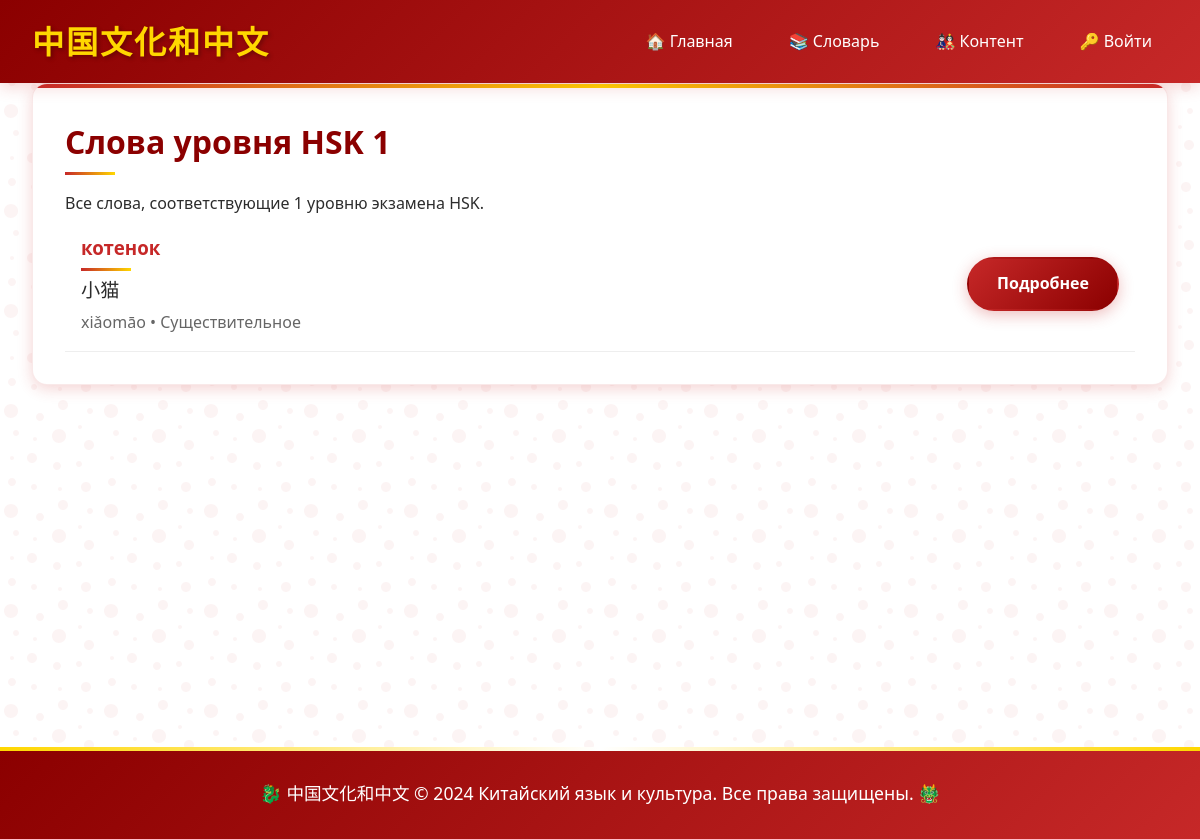
Before: /dictionary/hsk/1/ with the older database file.
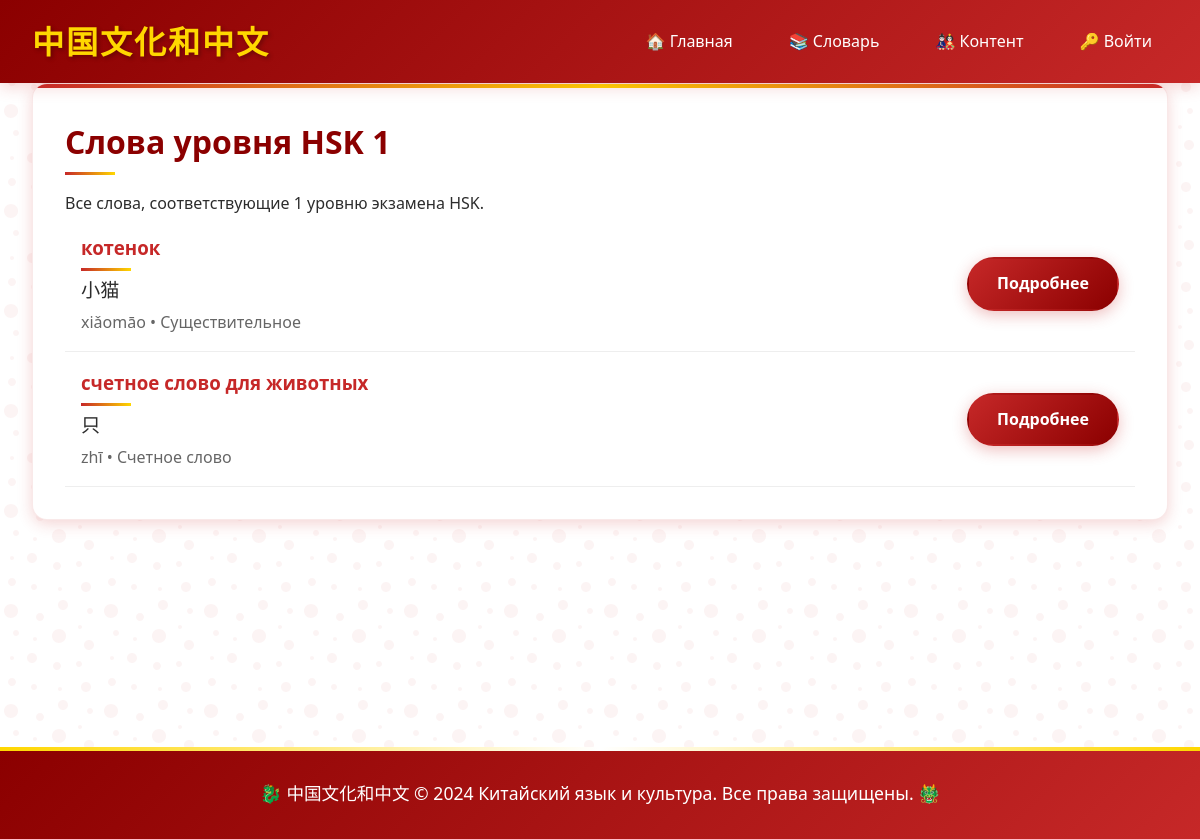
After: the same page with the newer database file.
### apps/dictionary/models.py (models this page shows, shortened)
class Word(models.Model):
    PART_OF_SPEECH_CHOICES = [
        ('noun', 'Существительное'),
        ('verb', 'Глагол'),
        ('adjective', 'Прилагательное'),
        ('adverb', 'Наречие'),
        ('pronoun', 'Местоимение'),
        ('numeral', 'Числительное'),
        ('preposition', 'Предлог'),
        ('conjunction', 'Союз'),
        ('interjection', 'Междометие'),
        ('measure word', ' Счетное слово')
    ]
    russian = models.CharField(max_length=200, verbose_name="Русское слово")
    chinese_simplified = models.CharField(max_length=100, verbose_name="Китайский (упрощенный)")
    pinyin = models.CharField(max_length=200, verbose_name="Пиньинь")
    part_of_speech = models.CharField(max_length=20, choices=PART_OF_SPEECH_CHOICES, default='noun')
    hsk_level = models.IntegerField(verbose_name="Уровень HSK", default=1)
    created_at = models.DateTimeField(auto_now_add=True)
    updated_at = models.DateTimeField(auto_now=True)
    class Meta:
        verbose_name = "Слово"
        verbose_name_plural = "Слова"
        ordering = ['russian']
        indexes = [
            models.Index(fields=['russian']),
            models.Index(fields=['chinese_simplified']),
            models.Index(fields=['pinyin']),
        ]

### apps/dictionary/views.py (the view)
# urls.py: path('hsk/<int:level>/', views.words_by_hsk, name='words_by_hsk'),
def words_by_hsk(request, level):
    words = Word.objects.filter(hsk_level=level).order_by('russian')
    return render(request, 'dictionary/words_by_hsk.html', {
        'words': words,
        'hsk_level': level
    })

### templates/dictionary/words_by_hsk.html (shortened to what this page needs)
{% extends 'base.html' %}
{% block content %}
<div class="card">
    <h1>Слова уровня HSK {{ hsk_level }}</h1>
    <p>Все слова, соответствующие {{ hsk_level }} уровню экзамена HSK.</p>
    <div class="word-list">
        {% for word in words %}
        <div style="display: flex; justify-content: between; align-items: center; padding: 1rem; border-bottom: 1px solid #eee;">
            <div style="flex: 1;">
                <h3 style="margin: 0; color: #c62828;">
                    <a href="{% url 'dictionary:word_detail' word.id %}" style="color: inherit; text-decoration: none;">
                        {{ word.russian }}
                    </a>
                </h3>
                <div style="font-size: 1.2rem; margin: 0.25rem 0;">{{ word.chinese_simplified }}</div>
                <div style="color: #666;">{{ word.pinyin }} • {{ word.get_part_of_speech_display }}</div>
            </div>
            <a href="{% url 'dictionary:word_detail' word.id %}" class="btn">Подробнее</a>
        </div>
        {% empty %}
        <div style="text-align: center; padding: 2rem; color: #666;">
            <p>😔 Слова для HSK {{ hsk_level }} еще не добавлены</p>
        </div>
        {% endfor %}
    </div>
</div>
{% endblock %}

Changed rows visible on the page:
added Word: russian "счетное слово для животных", chinese_simplified "只", pinyin "zhī", part_of_speech "Счетное слово"
